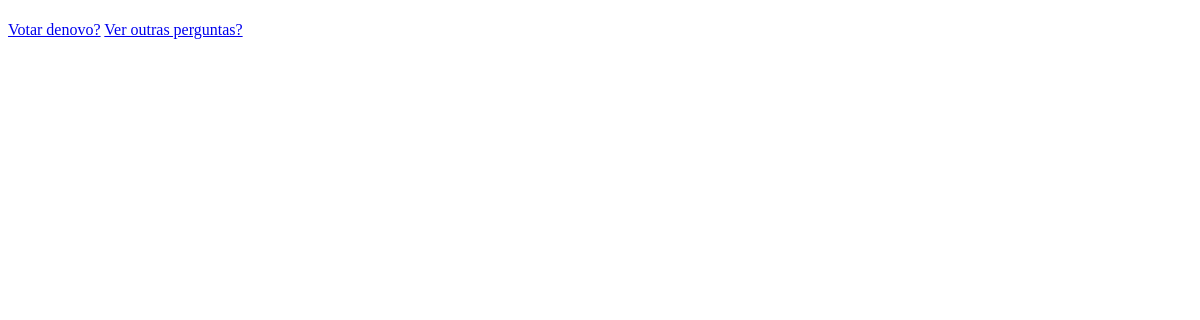
The app's page /polls/1/results/, older data.
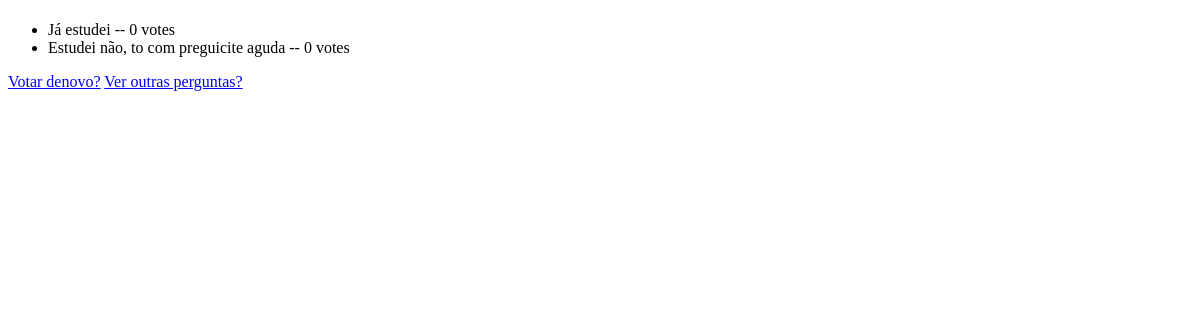
The same page, newer data.
### polls/models.py (models this page shows, shortened)
class Choice(models.Model):
    question = models.ForeignKey(Question, on_delete=models.CASCADE)
    choice_text = models.CharField(max_length=200)
    votes = models.IntegerField(default=0)

### polls/views.py (the view)
# urls.py: path('<int:question_id>/results/', views.results, name='results'),
def results(request, question_id):
    question = Question(pk=question_id)
    return render(request, 'polls/results.html', {'question': question})

### polls/templates/polls/results.html (shortened to what this page needs)
<!DOCTYPE html>
<html lang="pt-br">
<head>
</head>
<body>
<ul>
{% for choice in question.choice_set.all %}
    <li>{{ choice.choice_text }} -- {{ choice.votes }} vote{{ choice.votes|pluralize }}</li>
{% endfor %}
</ul>
<a href="{% url 'polls:vote' question.id %}">Votar denovo?</a>
<a href="{% url 'polls:index' %}">Ver outras perguntas?</a>
</body>
</html>

Row changes from the older to the newer data that the page shows:
added Choice: choice_text "Já estudei", votes "0"
added Choice: choice_text "Estudei não, to com preguicite aguda", votes "0"
